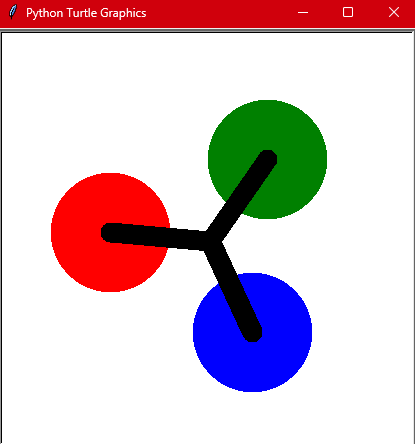

Write the Python code that produced this figure.
from turtle import *

state = { "turn": 0 }

def spinner():
    clear()
    angle = state['turn'] / 10
    right(angle)
    forward(100)
    dot(120, "red")
    back(100)
    right(120)
    forward(100)
    dot(120, "green")
    back(100)
    right(120)
    forward(100)
    dot(120, "blue")
    back(100)
    right(120)
    update()

def animate():
    if(state['turn'] > 0): 
        state["turn"] -= 1
    spinner()
    ontimer(animate, 20)

def flick(): 
    state["turn"] += 20

setup(420, 420, 370, 0)
hideturtle()
tracer(False)
width(20)
onkey(flick, 'space') # press space from keyboard to spin the spinner 
listen()
animate()
done()
